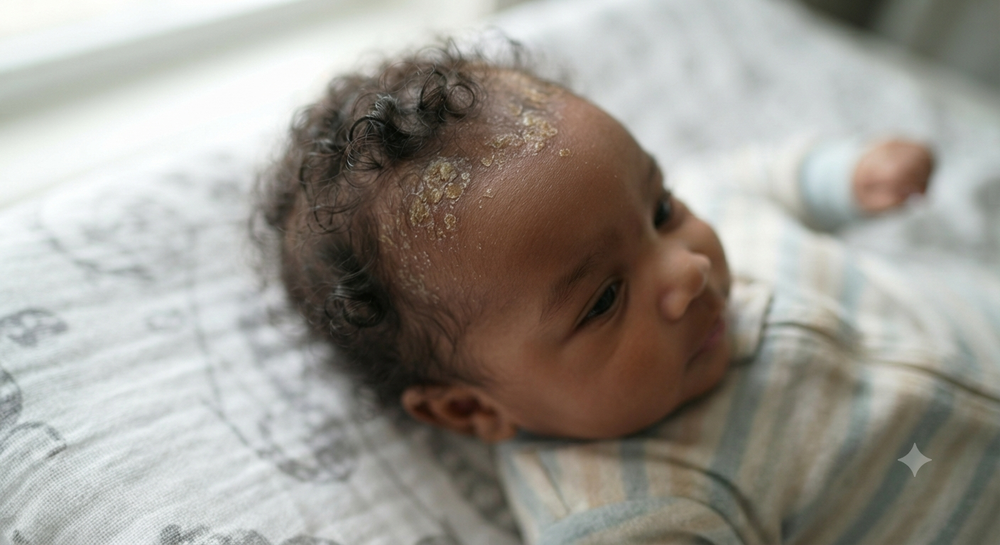
#> input picture neohealth-frontend/data/raw/training/Cradle Cap/Gemini_Generated_Image_3oszdn3oszdn3osz.png, 1000 x 545 px, shrunk from 1408 x 768 before the run
$ python -i skin_detector.py   (imports and definitions only)
#> lines starting #> are read from the running program, lines starting #| are printed output that depends on the picture; after the words box and inside, x2 and y2 are one past the last pixel; in counts of white or black regions, pixels touching at a corner belong together
"""NeoHealth AI — Skin Region Detection Module.

Implements dermatological skin tissue isolation using YCrCb and HSV color space
segmentation combined with morphological filtering. Identifies cutaneous regions
of interest without imposing arbitrary clinical coverage thresholds.
"""

from enum import Enum
from typing import Any, Dict, Optional, Union

import cv2
import numpy as np
from PIL import Image


class SkinDetectionStatus(str, Enum):
    """Enumeration of skin detection statuses."""
    SKIN_REGION_DETECTED = "SKIN_REGION_DETECTED"
    SKIN_REGION_UNAVAILABLE = "SKIN_REGION_UNAVAILABLE"


class SkinDetectionResult:
    """Structured result of skin region detection and segmentation."""

    def __init__(
        self,
        status: SkinDetectionStatus,
        has_skin: bool,
        skin_pixels: int,
        total_pixels: int,
        coverage_ratio: float,
        bounding_box: Optional[Dict[str, int]],
        mask: np.ndarray,
        message: str,
    ) -> None:
        self.status = status
        self.has_skin = has_skin
        self.skin_pixels = skin_pixels
        self.total_pixels = total_pixels
        self.coverage_ratio = coverage_ratio
        self.bounding_box = bounding_box
        self.mask = mask
        self.message = message

    # [17 lines left out: functions to_dict, __repr__, not called in this run]


def detect_skin_region(
    image: Union[np.ndarray, Image.Image],
) -> SkinDetectionResult:
    """Detect and segment skin regions using dual YCrCb and HSV color spaces.

    The algorithm computes:
    1. YCrCb chroma bounds: Cr in [133, 173], Cb in [77, 127]
    2. HSV bounds: H in [0, 50], S in [30, 200], V in [60, 255]
    3. Intersection mask: Bitwise-AND of YCrCb and HSV candidate masks
    4. Morphological filtering: Elliptical opening and closing to suppress noise
    5. Cutaneous metrics: Pixel count, coverage ratio, and bounding box

    Note:
        Does NOT apply an arbitrary heuristic percentage threshold to decide
        whether coverage is clinically 'adequate'. If zero cutaneous pixels
        are identified, status is set to SKIN_REGION_UNAVAILABLE.

    Args:
        image: RGB image as a NumPy uint8 array or PIL Image.

    Returns:
        SkinDetectionResult with binary mask, bounding coordinates, and metrics.
    """
    if isinstance(image, Image.Image):
        rgb_np = np.array(image.convert("RGB"), dtype=np.uint8)
    elif isinstance(image, np.ndarray):
        if image.ndim == 2:
            rgb_np = cv2.cvtColor(image.astype(np.uint8), cv2.COLOR_GRAY2RGB)
        elif image.ndim == 3 and image.shape[2] == 4:
            rgb_np = cv2.cvtColor(image.astype(np.uint8), cv2.COLOR_RGBA2RGB)
        else:
            rgb_np = image.astype(np.uint8)
    else:
        raise TypeError(f"Unsupported image type: {type(image)}")

    total_pixels = int(rgb_np.shape[0] * rgb_np.shape[1])

    # 1. YCrCb Segmentation
    ycrcb = cv2.cvtColor(rgb_np, cv2.COLOR_RGB2YCrCb)
#> ycrcb: shape (545, 1000, 3); mean of channels 0, 1, 2 153.1, 130.4, 123.8
    lower_ycrcb = np.array([0, 133, 77], dtype=np.uint8)
    upper_ycrcb = np.array([255, 173, 127], dtype=np.uint8)
    mask_ycrcb = cv2.inRange(ycrcb, lower_ycrcb, upper_ycrcb)
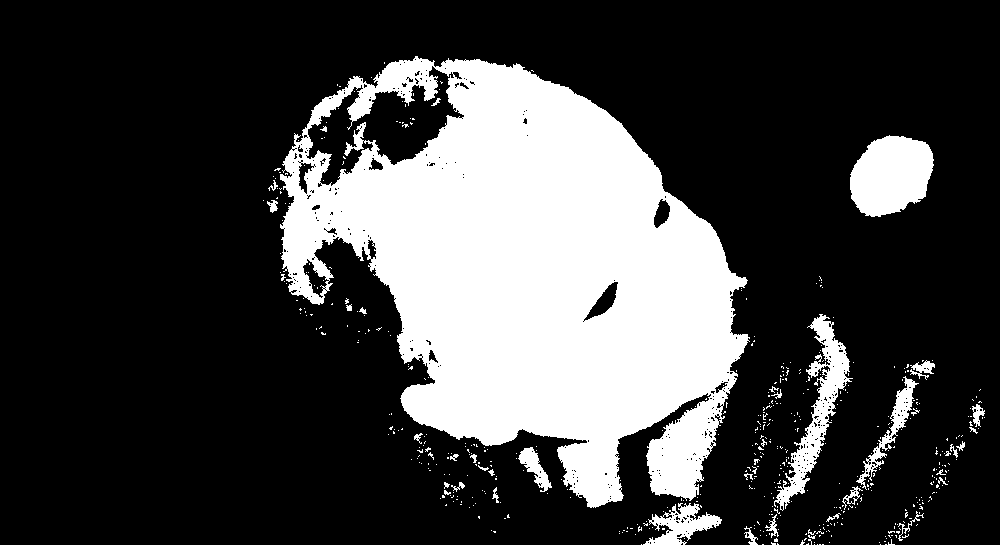
#> mask_ycrcb: shape (545, 1000); 25.3% white; 535 white regions (496 under 20 px), largest, box (x1, y1, x2, y2) and area: (280, 56, 750, 508) 122228, (850, 135, 934, 217) 5187, (774, 314, 853, 511) 3825

    # 2. HSV Segmentation
    hsv = cv2.cvtColor(rgb_np, cv2.COLOR_RGB2HSV)
#> hsv: shape (545, 1000, 3); mean H, S, V 50.6, 38.9, 159.7
    lower_hsv = np.array([0, 30, 60], dtype=np.uint8)
    upper_hsv = np.array([50, 200, 255], dtype=np.uint8)
    mask_hsv = cv2.inRange(hsv, lower_hsv, upper_hsv)
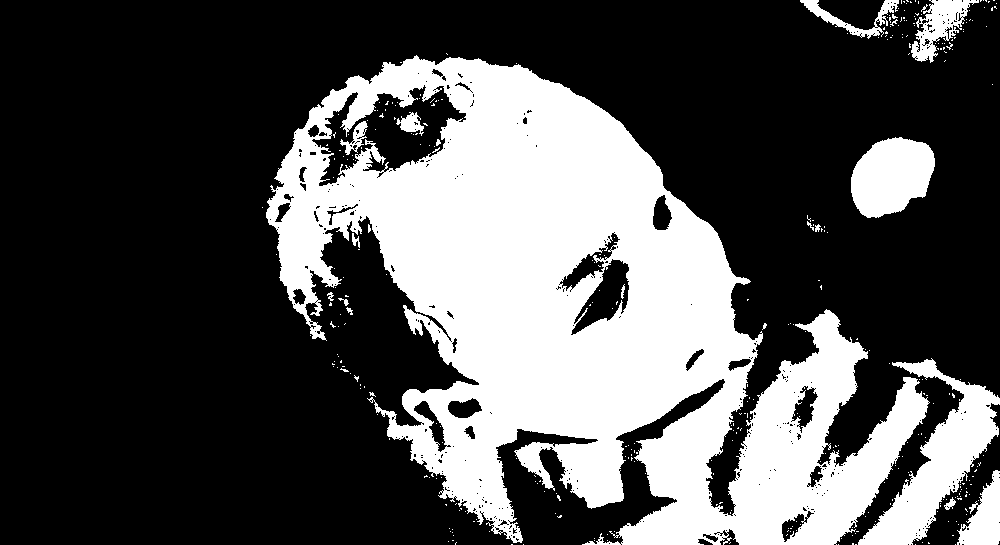
#> mask_hsv: shape (545, 1000); 31.8% white; 351 white regions (334 under 20 px), largest, box (x1, y1, x2, y2) and area: (266, 55, 930, 545) 153274, (858, 358, 1000, 545) 8769, (851, 137, 935, 218) 5026

    # 3. Intersect masks to eliminate background false positives
    combined_mask = cv2.bitwise_and(mask_ycrcb, mask_hsv)
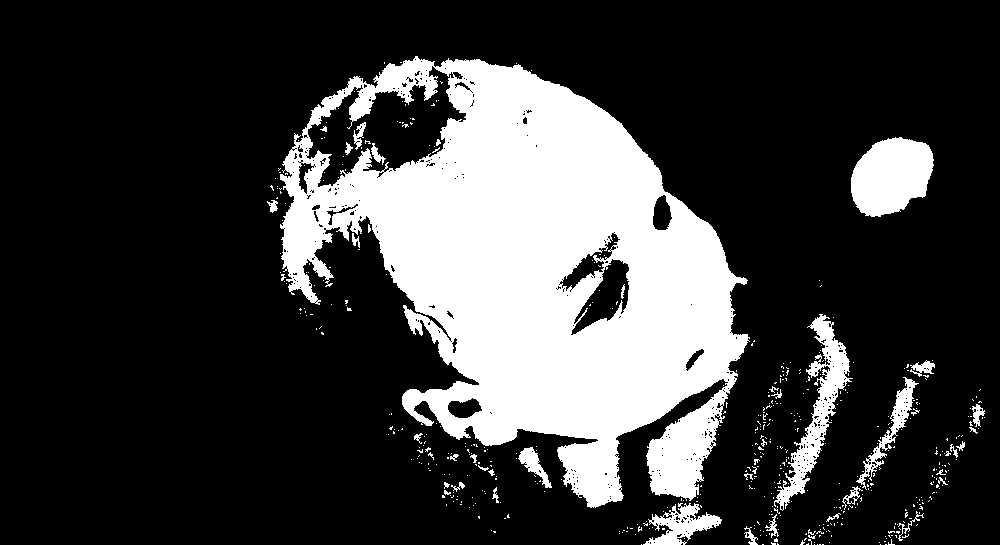
#> combined_mask: shape (545, 1000); 23.4% white; 530 white regions (489 under 20 px), largest, box (x1, y1, x2, y2) and area: (280, 56, 750, 508) 112088, (851, 137, 934, 217) 4941, (774, 314, 853, 511) 3819

    # 4. Morphological cleanup
    kernel = cv2.getStructuringElement(cv2.MORPH_ELLIPSE, (5, 5))
    cleaned_mask = cv2.morphologyEx(combined_mask, cv2.MORPH_OPEN, kernel, iterations=1)
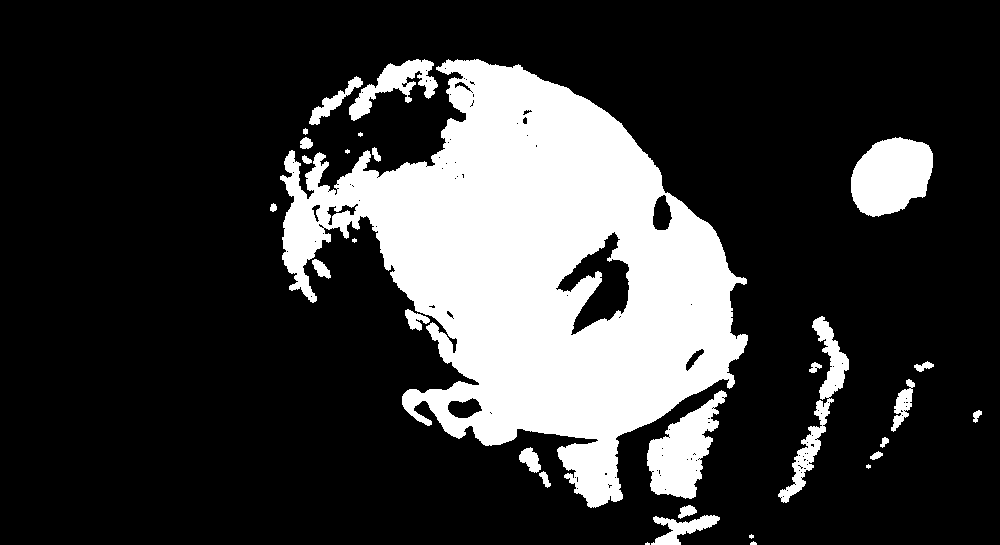
#> cleaned_mask: shape (545, 1000); 22% white; 30 white regions (6 under 20 px), largest, box (x1, y1, x2, y2) and area: (280, 59, 748, 508) 101898, (851, 137, 933, 217) 4921, (647, 390, 727, 499) 4332
    cleaned_mask = cv2.morphologyEx(cleaned_mask, cv2.MORPH_CLOSE, kernel, iterations=1)
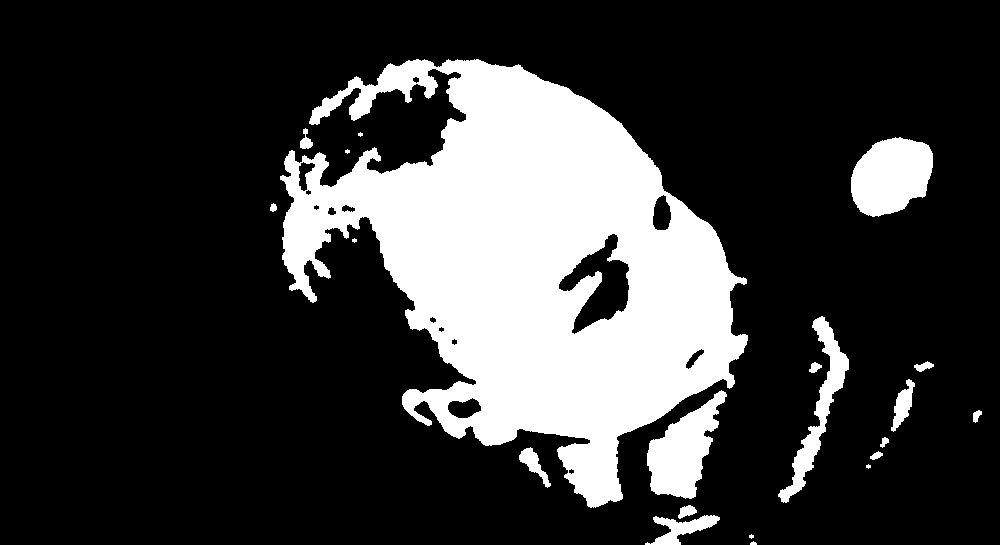
#> cleaned_mask: shape (545, 1000); 22.3% white; 21 white regions (5 under 20 px), largest, box (x1, y1, x2, y2) and area: (280, 59, 748, 508) 106363, (851, 137, 933, 217) 4925, (647, 390, 727, 499) 4420

    skin_pixels = int(np.count_nonzero(cleaned_mask))
#> skin_pixels = 121460
    coverage_ratio = float(skin_pixels / total_pixels) if total_pixels > 0 else 0.0
#> coverage_ratio = 0.223

    if skin_pixels > 0:
        y_indices, x_indices = np.nonzero(cleaned_mask)
        min_x = int(np.min(x_indices))
#> min_x = 270
        max_x = int(np.max(x_indices))
#> max_x = 981
        min_y = int(np.min(y_indices))
#> min_y = 59
        max_y = int(np.max(y_indices))
#> max_y = 544

        bounding_box = {
            "x": min_x,
            "y": min_y,
            "width": max_x - min_x + 1,
            "height": max_y - min_y + 1,
        }
#> bounding_box = {'x': 270, 'y': 59, 'width': 712, 'height': 486}
        status = SkinDetectionStatus.SKIN_REGION_DETECTED
        has_skin = True
        message = (
            f"Skin region detected ({skin_pixels} pixels, "
            f"{coverage_ratio:.2%} coverage)."
        )
    else:
        bounding_box = None
        status = SkinDetectionStatus.SKIN_REGION_UNAVAILABLE
        has_skin = False
        message = "No cutaneous skin region detected in the image."

    return SkinDetectionResult(
        status=status,
        has_skin=has_skin,
        skin_pixels=skin_pixels,
        total_pixels=total_pixels,
        coverage_ratio=coverage_ratio,
        bounding_box=bounding_box,
        mask=cleaned_mask,
        message=message,
    )
#> in __init__, `self.skin_pixels = skin_pixels`: self.skin_pixels = 121460
#> in __init__, `self.coverage_ratio = coverage_ratio`: self.coverage_ratio = 0.223
#> in __init__, `self.bounding_box = bounding_box`: self.bounding_box = {'x': 270, 'y': 59, 'width': 712, 'height': 486}

>>> import cv2
>>> picture = cv2.cvtColor(cv2.imread('../../neohealth-frontend/data/raw/training/Cradle Cap/Gemini_Generated_Image_3oszdn3oszdn3osz.png'), cv2.COLOR_BGR2RGB)
>>> result = detect_skin_region(picture)

$ run again, on neohealth-frontend/data/raw/training/Cradle Cap/Gemini_Generated_Image_4ed7tl4ed7tl4ed7.png
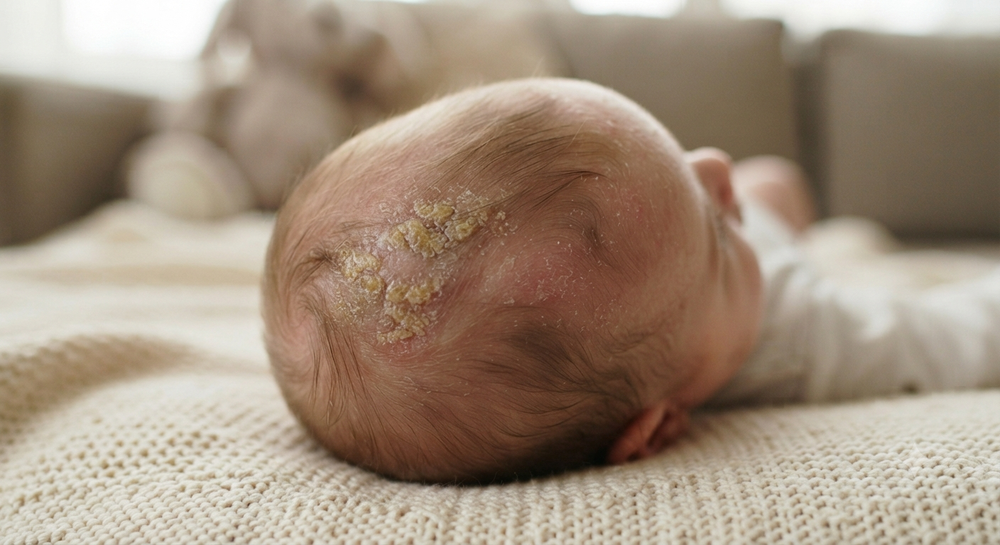
#> input picture neohealth-frontend/data/raw/training/Cradle Cap/Gemini_Generated_Image_4ed7tl4ed7tl4ed7.png, 1000 x 545 px, shrunk from 1408 x 768 before the run
#> ycrcb: shape (545, 1000, 3); mean of channels 0, 1, 2 146.1, 138.6, 115.9
#> in detect_skin_region, `mask_ycrcb = cv2.inRange(ycrcb, lower_ycrcb, upper_ycrcb)`:
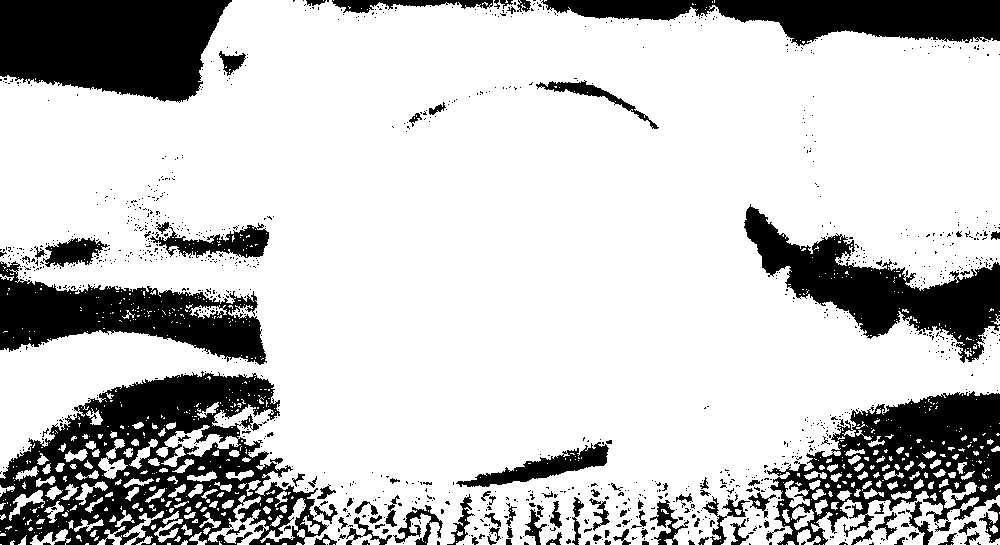
#> mask_ycrcb: shape (545, 1000); 77.5% white; 1143 black regions (1039 under 20 px), largest, box (x1, y1, x2, y2) and area: (0, 371, 329, 545) 28803, (0, 0, 232, 103) 18793, (767, 391, 1000, 545) 16703
#> hsv: shape (545, 1000, 3); mean H, S, V 17.8, 68.8, 161
#> mask_hsv: shape (545, 1000); 74.3% white; 359 black regions (251 under 20 px), largest, box (x1, y1, x2, y2) and area: (0, 371, 327, 545) 31660, (0, 0, 233, 103) 18660, (0, 236, 267, 370) 17056
#> combined_mask: shape (545, 1000); 73.2% white; 644 black regions (562 under 20 px), largest, box (x1, y1, x2, y2) and area: (0, 371, 338, 545) 33174, (0, 0, 233, 103) 18883, (761, 391, 1000, 545) 18701
#> in detect_skin_region, `cleaned_mask = cv2.morphologyEx(cleaned_mask, cv2.MORPH_CLOSE, kernel,..`:
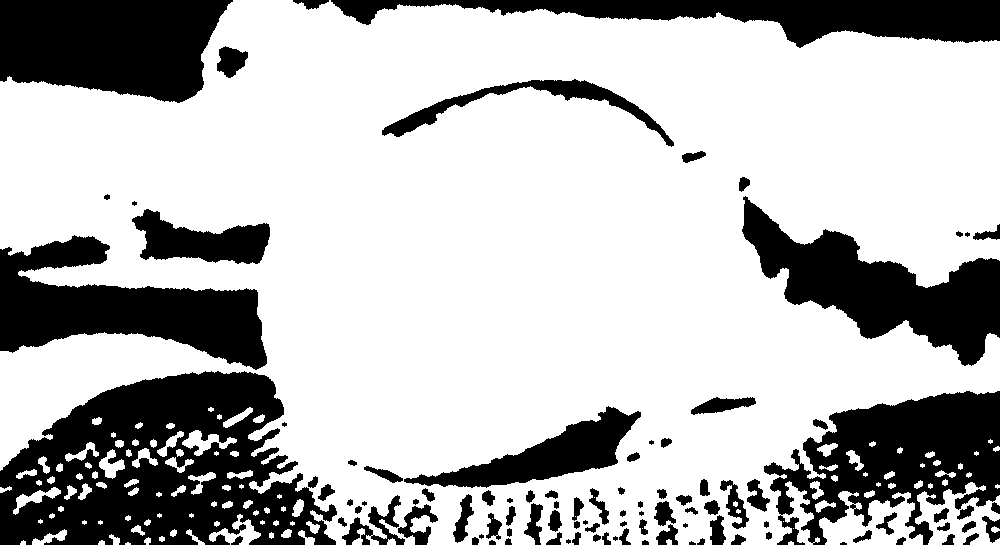
#> cleaned_mask: shape (545, 1000); 72.1% white; 99 black regions (12 under 20 px), largest, box (x1, y1, x2, y2) and area: (0, 371, 337, 545) 36803, (764, 391, 1000, 545) 19886, (0, 0, 233, 103) 19030
#> skin_pixels = 392755
#> coverage_ratio = 0.721
#> min_x = 0
#> max_x = 999
#> min_y = 0
#> max_y = 544
#> bounding_box = {'x': 0, 'y': 0, 'width': 1000, 'height': 545}
#> self.skin_pixels = 392755
#> self.coverage_ratio = 0.721
#> self.bounding_box = {'x': 0, 'y': 0, 'width': 1000, 'height': 545}

$ run again, on neohealth-frontend/data/raw/training/Cradle Cap/Gemini_Generated_Image_7z9abq7z9abq7z9a.png
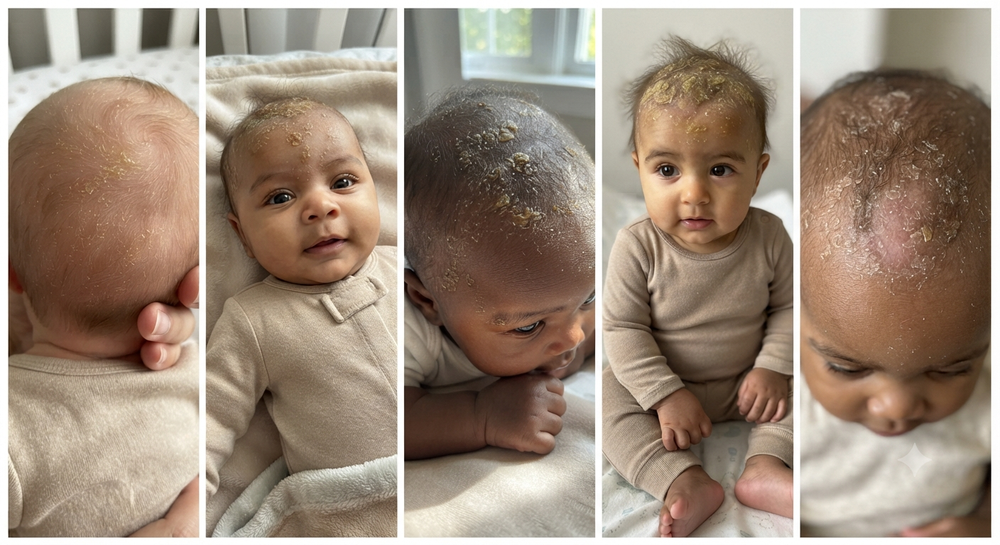
#> input picture neohealth-frontend/data/raw/training/Cradle Cap/Gemini_Generated_Image_7z9abq7z9abq7z9a.png, 1000 x 545 px, shrunk from 1408 x 768 before the run
#> ycrcb: shape (545, 1000, 3); mean of channels 0, 1, 2 141.5, 138.4, 116.8
#> in detect_skin_region, `mask_ycrcb = cv2.inRange(ycrcb, lower_ycrcb, upper_ycrcb)`:
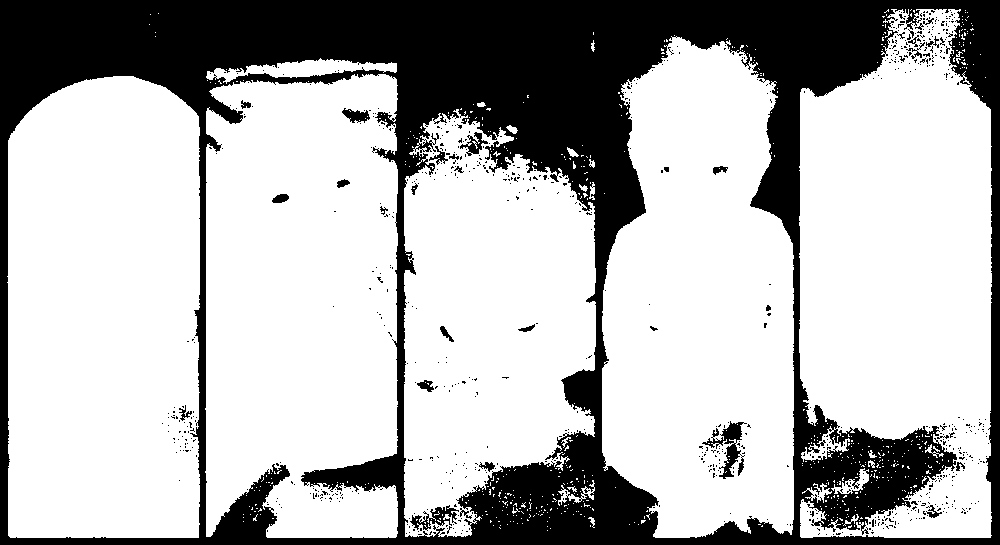
#> mask_ycrcb: shape (545, 1000); 70.8% white; 801 black regions (769 under 20 px), largest, box (x1, y1, x2, y2) and area: (0, 0, 1000, 545) 153803, (702, 421, 747, 479) 821, (410, 505, 459, 531) 473
#> hsv: shape (545, 1000, 3); mean H, S, V 19.1, 69.6, 156.6
#> mask_hsv: shape (545, 1000); 69.2% white; 549 black regions (488 under 20 px), largest, box (x1, y1, x2, y2) and area: (0, 0, 1000, 545) 155266, (405, 354, 549, 416) 3090, (644, 291, 754, 397) 1154
#> combined_mask: shape (545, 1000); 66.3% white; 747 black regions (685 under 20 px), largest, box (x1, y1, x2, y2) and area: (0, 0, 1000, 545) 169612, (405, 354, 549, 416) 3094, (701, 392, 747, 479) 1482
#> in detect_skin_region, `cleaned_mask = cv2.morphologyEx(cleaned_mask, cv2.MORPH_CLOSE, kernel,..`:
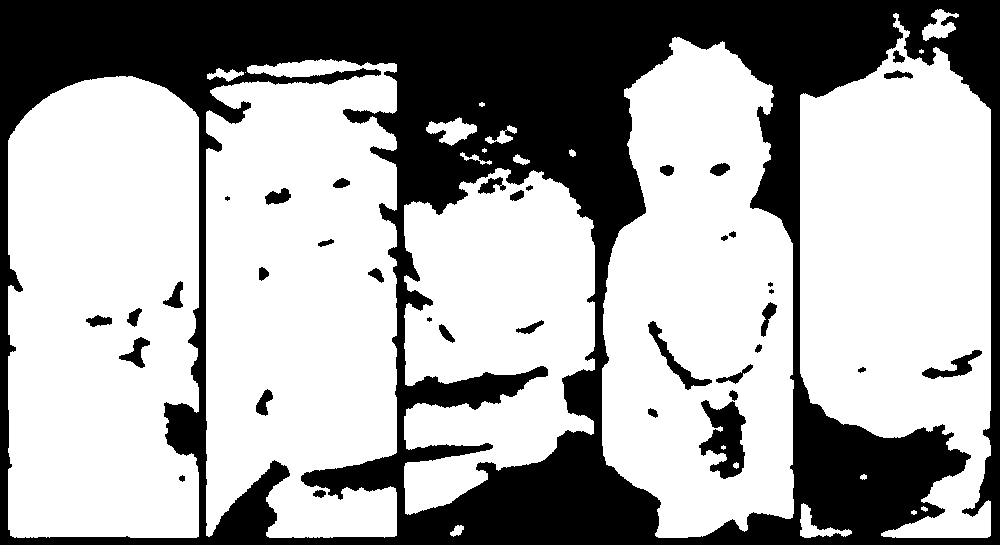
#> cleaned_mask: shape (545, 1000); 65.2% white; 37 black regions (4 under 20 px), largest, box (x1, y1, x2, y2) and area: (0, 0, 1000, 545) 182266, (699, 400, 746, 479) 2140, (648, 321, 712, 390) 794
#> skin_pixels = 355165
#> coverage_ratio = 0.652
#> min_x = 8
#> max_x = 990
#> min_y = 9
#> max_y = 537
#> bounding_box = {'x': 8, 'y': 9, 'width': 983, 'height': 529}
#> self.skin_pixels = 355165
#> self.coverage_ratio = 0.652
#> self.bounding_box = {'x': 8, 'y': 9, 'width': 983, 'height': 529}
